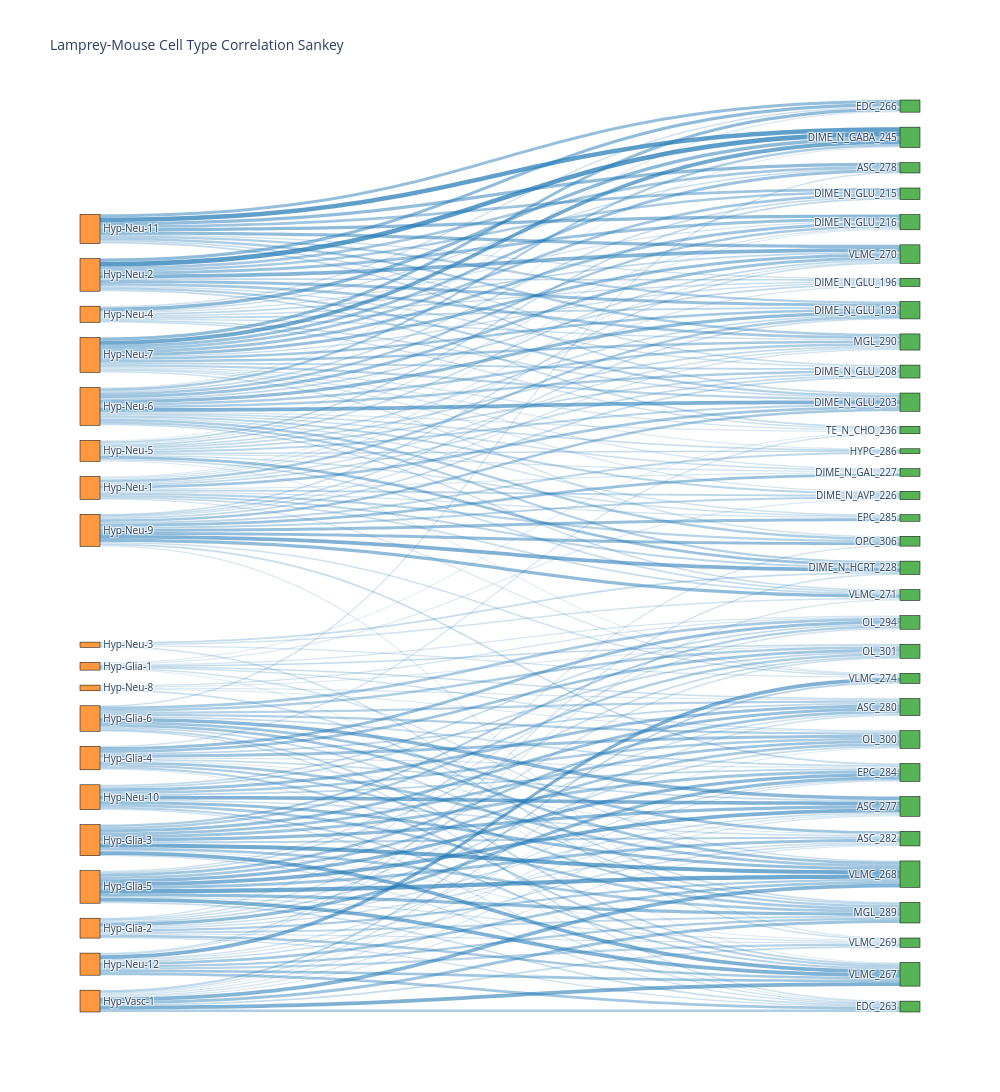

Notebook cell for this chart:
### Code cell
fig = plot_sankey_from_corr(corr_matrix, threshold=0.1, )
fig.write_html('/data/work/22.fusemap/05.stereoalign/02.scvi/05.Hypothalamus/01_20251223/Hypothalamus_2.html')

### Figure 1 — Plotly figure (JSON) as saved in the notebook; plotly's stock layout.template omitted (floating-point values rounded to 4 significant figures; data arrays with more than 128 entries replaced by an {"elided": "..."} marker saying what was removed)
{"data": [{"link": {"color": {"elided": "220 str values"}, "source": {"elided": "220 int values"}, "target": {"elided": "220 int values"}, "value": {"elided": "220 float values"}}, "node": {"color": ["rgba(255, 127, 14, 0.8)", "rgba(255, 127, 14, 0.8)", "rgba(255, 127, 14, 0.8)", "rgba(255, 127, 14, 0.8)", "rgba(255, 127, 14, 0.8)", "rgba(255, 127, 14, 0.8)", "rgba(255, 127, 14, 0.8)", "rgba(255, 127, 14, 0.8)", "rgba(255, 127, 14, 0.8)", "rgba(255, 127, 14, 0.8)", "rgba(255, 127, 14, 0.8)", "rgba(255, 127, 14, 0.8)", "rgba(255, 127, 14, 0.8)", "rgba(255, 127, 14, 0.8)", "rgba(255, 127, 14, 0.8)", "rgba(255, 127, 14, 0.8)", "rgba(255, 127, 14, 0.8)", "rgba(255, 127, 14, 0.8)", "rgba(255, 127, 14, 0.8)", "rgba(44, 160, 44, 0.8)", "rgba(44, 160, 44, 0.8)", "rgba(44, 160, 44, 0.8)", "rgba(44, 160, 44, 0.8)", "rgba(44, 160, 44, 0.8)", "rgba(44, 160, 44, 0.8)", "rgba(44, 160, 44, 0.8)", "rgba(44, 160, 44, 0.8)", "rgba(44, 160, 44, 0.8)", "rgba(44, 160, 44, 0.8)", "rgba(44, 160, 44, 0.8)", "rgba(44, 160, 44, 0.8)", "rgba(44, 160, 44, 0.8)", "rgba(44, 160, 44, 0.8)", "rgba(44, 160, 44, 0.8)", "rgba(44, 160, 44, 0.8)", "rgba(44, 160, 44, 0.8)", "rgba(44, 160, 44, 0.8)", "rgba(44, 160, 44, 0.8)", "rgba(44, 160, 44, 0.8)", "rgba(44, 160, 44, 0.8)", "rgba(44, 160, 44, 0.8)", "rgba(44, 160, 44, 0.8)", "rgba(44, 160, 44, 0.8)", "rgba(44, 160, 44, 0.8)", "rgba(44, 160, 44, 0.8)", "rgba(44, 160, 44, 0.8)", "rgba(44, 160, 44, 0.8)", "rgba(44, 160, 44, 0.8)", "rgba(44, 160, 44, 0.8)", "rgba(44, 160, 44, 0.8)", "rgba(44, 160, 44, 0.8)"], "label": ["Hyp-Glia-1", "Hyp-Glia-2", "Hyp-Glia-3", "Hyp-Glia-4", "Hyp-Glia-5", "Hyp-Glia-6", "Hyp-Neu-1", "Hyp-Neu-10", "Hyp-Neu-11", "Hyp-Neu-12", "Hyp-Neu-2", "Hyp-Neu-3", "Hyp-Neu-4", "Hyp-Neu-5", "Hyp-Neu-6", "Hyp-Neu-7", "Hyp-Neu-8", "Hyp-Neu-9", "Hyp-Vasc-1", " ASC_277", " ASC_278", " ASC_280", " ASC_282", " DIME_N_AVP_226", " DIME_N_GABA_245", " DIME_N_GAL_227", " DIME_N_GLU_193", " DIME_N_GLU_196", " DIME_N_GLU_203", " DIME_N_GLU_208", " DIME_N_GLU_215", " DIME_N_GLU_216", " DIME_N_HCRT_228", " EDC_263", " EDC_266", " EPC_284", " EPC_285", " HYPC_286", " MGL_289", " MGL_290", " OL_294", " OL_300", " OL_301", " OPC_306", " TE_N_CHO_236", " VLMC_267", " VLMC_268", " VLMC_269", " VLMC_270", " VLMC_271", " VLMC_274"], "line": {"color": "black", "width": 0.5}, "pad": 15, "thickness": 20}, "type": "sankey"}], "layout": {"font": {"size": 10}, "height": 1200, "title": {"text": "Lamprey-Mouse Cell Type Correlation Sankey"}, "width": 1000}}
